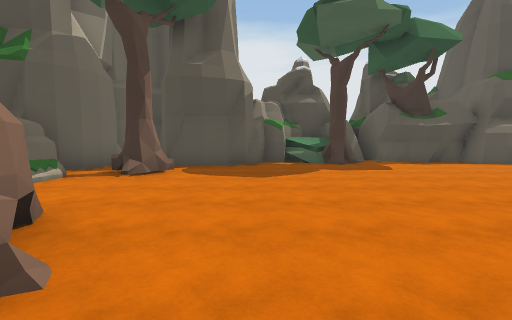
[1] (above)

16 first-person views from a walk through a Unity game level. The camera is 1.4 m above the floor, tilts 4° down and sees 85° across. The floor is counted in squares, 2 m on a side. Each view is taken from the middle of a square. On the plan, view 1 faces up. The plan holds only what a view shows up to about 9 squares ahead; the rest is blank. The place goes on beyond the plan. The player is left out.

[2]
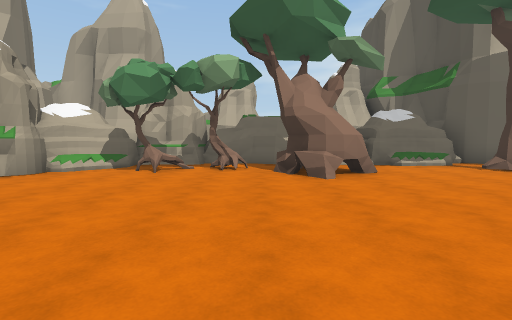

[3]
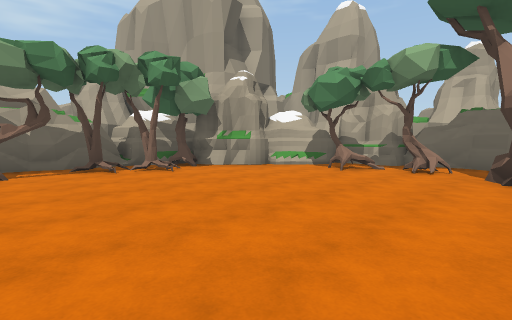

[4]
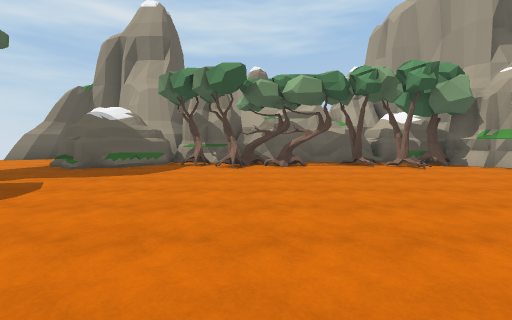

[5]
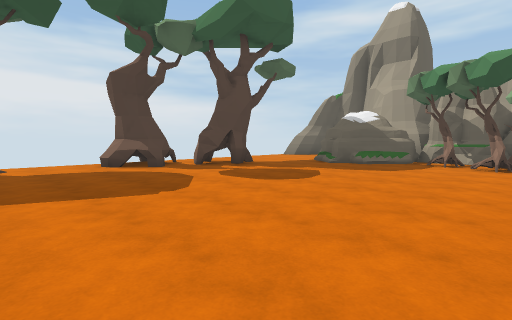

[6]
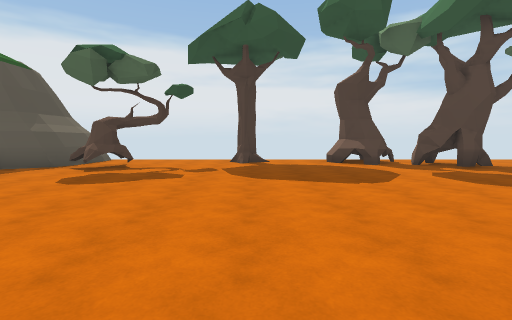

[7]
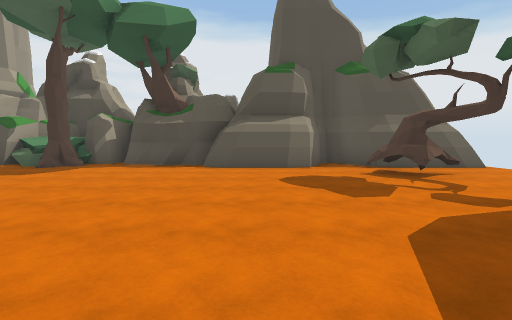

[8]
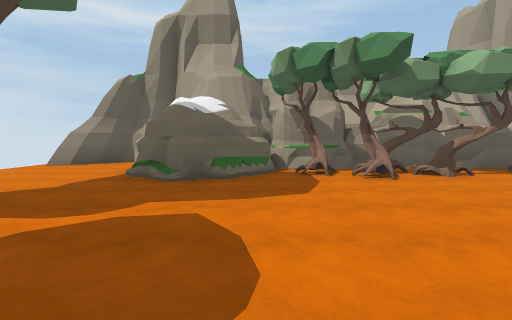

[9]
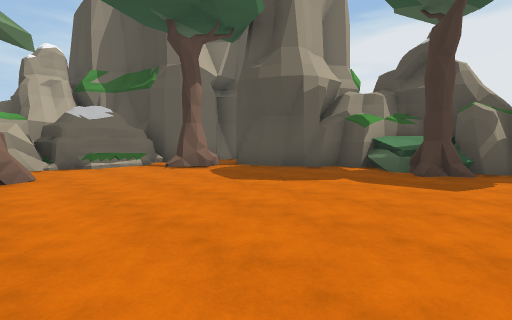

[10]
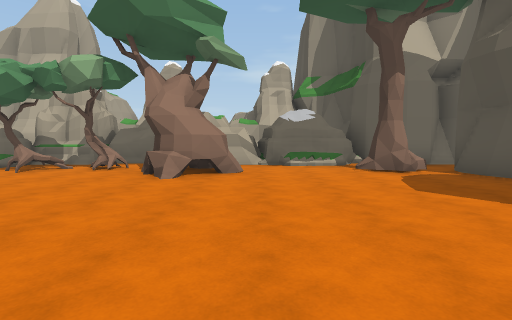

[11]
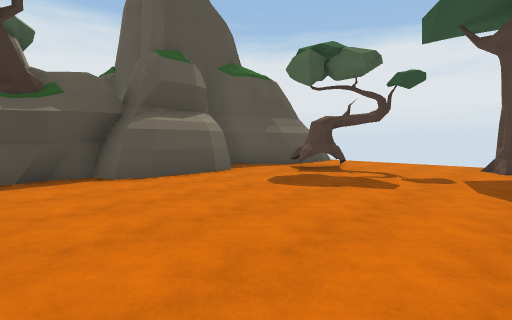

[12]
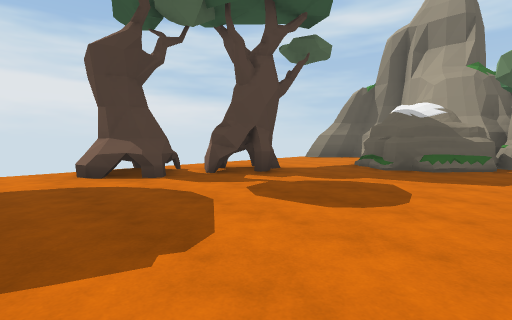

[13]
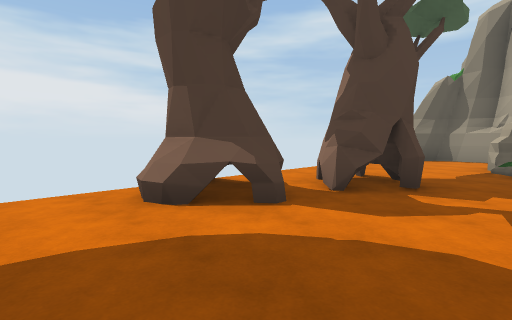

[14]
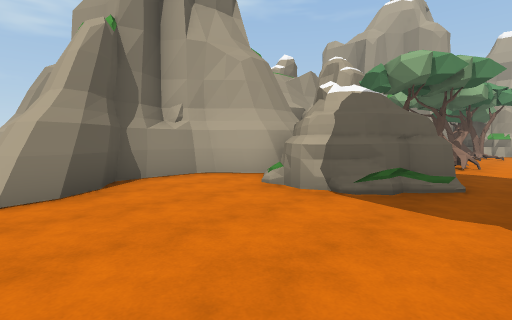

[15]
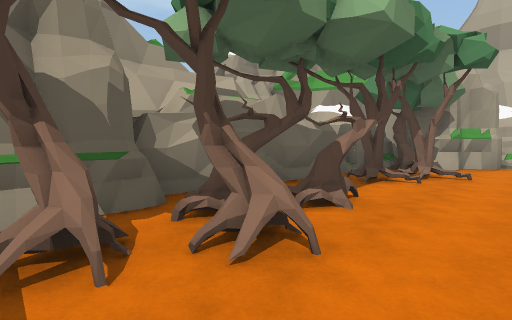

[16]
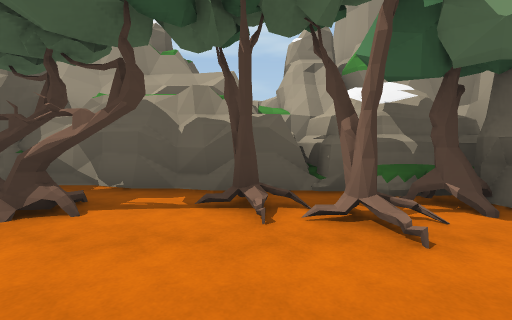

### Floor plan
Key: @ floor where view 1 was taken; # wall or solid block; . floor; ^ raised ledge; T tree; O other object.
Columns run from 7 left of view 1 to 14 right of it. Each row starts with its distance up from view 1.
 11          T
 10         TT###   ###
  9   ##  ###TT.#####.####
  8    #.##..T.........##.
  7   ##..............TT..
  6   #OTT................
  5   OO..................
  4    O..................
  3 ####................T.
  2   ##TT................
  1   #.TTT...............
  0   #....@...........TTT
 -1   #.T...............TT
 -2   #OTT............TT..
 -3   #O...............T..
 -4   ###.................
 -5     ##.......T..^.....
 -6      #OTTT.TTTT###....
 -7      #OOO#####O###....
 -8      #O O   #####....#
 -9                #######

Where each view was taken, in squares from view 1:
view 1: 0 up, 0 right, facing up
view 2: 0 up, 4 right, facing left
view 3: 1 up, 4 right, facing down-left
view 4: 2 up, 5 right, facing down
view 5: 3 up, 5 right, facing down-right
view 6: 3 up, 4 right, facing right
view 7: 1 up, 8 right, facing up
view 8: 0 up, 8 right, facing down
view 9: 2 up, 4 right, facing up-left
view 10: 3 up, 4 right, facing left
view 11: 3 up, 5 right, facing up-right
view 12: 2 up, 7 right, facing down-right
view 13: 2 up, 10 right, facing down-right
view 14: 4 down, 14 right, facing down-left
view 15: 4 down, 7 right, facing down-left
view 16: 3 down, 2 right, facing down
